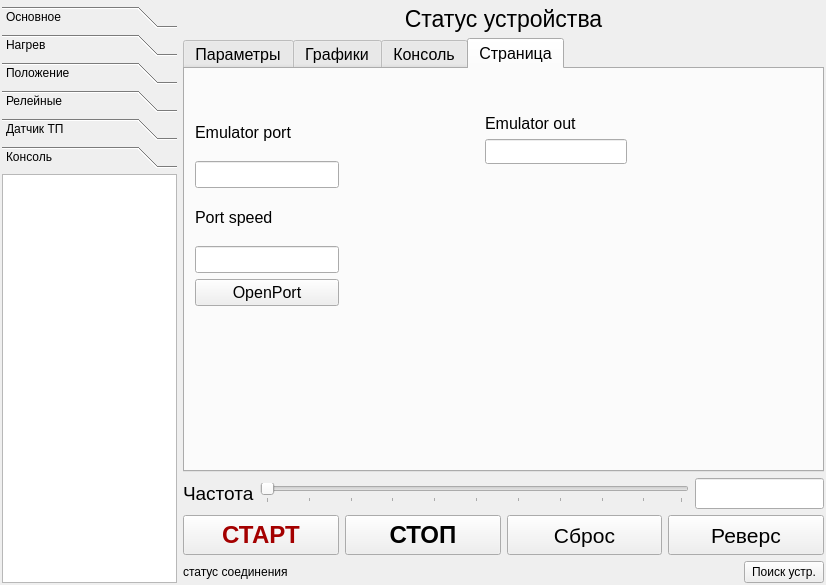
<?xml version="1.0" encoding="UTF-8"?>
<ui version="4.0">
 <class>Form</class>
 <widget class="QWidget" name="Form">
  <property name="geometry">
   <rect>
    <x>0</x>
    <y>0</y>
    <width>826</width>
    <height>585</height>
   </rect>
  </property>
  <property name="windowTitle">
   <string>Form</string>
  </property>
  <layout class="QHBoxLayout" name="horizontalLayout_5" stretch="30,100">
   <property name="sizeConstraint">
    <enum>QLayout::SetMinAndMaxSize</enum>
   </property>
   <property name="leftMargin">
    <number>2</number>
   </property>
   <property name="topMargin">
    <number>6</number>
   </property>
   <property name="rightMargin">
    <number>2</number>
   </property>
   <property name="bottomMargin">
    <number>2</number>
   </property>
   <item>
    <widget class="QToolBox" name="toolBox">
     <property name="maximumSize">
      <size>
       <width>175</width>
       <height>600</height>
      </size>
     </property>
     <property name="currentIndex">
      <number>5</number>
     </property>
     <widget class="QWidget" name="page_5">
      <property name="geometry">
       <rect>
        <x>0</x>
        <y>0</y>
        <width>175</width>
        <height>415</height>
       </rect>
      </property>
      <attribute name="label">
       <string>Основное</string>
      </attribute>
      <layout class="QVBoxLayout" name="verticalLayout_5">
       <item>
        <layout class="QVBoxLayout" name="verticalLayout_2">
         <item>
          <widget class="QLabel" name="label_2">
           <property name="font">
            <font>
             <pointsize>14</pointsize>
            </font>
           </property>
           <property name="text">
            <string>Частота</string>
           </property>
          </widget>
         </item>
         <item>
          <widget class="QLineEdit" name="lineEdit_freq">
           <property name="maximumSize">
            <size>
             <width>250</width>
             <height>100</height>
            </size>
           </property>
           <property name="font">
            <font>
             <pointsize>21</pointsize>
             <kerning>false</kerning>
            </font>
           </property>
           <property name="layoutDirection">
            <enum>Qt::LeftToRight</enum>
           </property>
           <property name="text">
            <string>0 А</string>
           </property>
           <property name="alignment">
            <set>Qt::AlignCenter</set>
           </property>
           <property name="readOnly">
            <bool>true</bool>
           </property>
          </widget>
         </item>
         <item>
          <widget class="QLabel" name="label">
           <property name="font">
            <font>
             <pointsize>14</pointsize>
            </font>
           </property>
           <property name="frameShadow">
            <enum>QFrame::Sunken</enum>
           </property>
           <property name="text">
            <string>Ток</string>
           </property>
           <property name="textFormat">
            <enum>Qt::PlainText</enum>
           </property>
          </widget>
         </item>
         <item>
          <widget class="QLineEdit" name="lineEdit_curr">
           <property name="font">
            <font>
             <pointsize>20</pointsize>
             <kerning>false</kerning>
            </font>
           </property>
           <property name="layoutDirection">
            <enum>Qt::LeftToRight</enum>
           </property>
           <property name="text">
            <string>0 А</string>
           </property>
           <property name="alignment">
            <set>Qt::AlignCenter</set>
           </property>
           <property name="readOnly">
            <bool>true</bool>
           </property>
          </widget>
         </item>
         <item>
          <widget class="QLabel" name="label_3">
           <property name="font">
            <font>
             <pointsize>14</pointsize>
            </font>
           </property>
           <property name="text">
            <string>Выход</string>
           </property>
          </widget>
         </item>
         <item>
          <widget class="QLineEdit" name="lineEdit_vout">
           <property name="font">
            <font>
             <pointsize>20</pointsize>
             <kerning>false</kerning>
            </font>
           </property>
           <property name="layoutDirection">
            <enum>Qt::LeftToRight</enum>
           </property>
           <property name="text">
            <string>0 А</string>
           </property>
           <property name="alignment">
            <set>Qt::AlignCenter</set>
           </property>
           <property name="readOnly">
            <bool>true</bool>
           </property>
          </widget>
         </item>
         <item>
          <widget class="QLabel" name="label_4">
           <property name="font">
            <font>
             <pointsize>14</pointsize>
            </font>
           </property>
           <property name="text">
            <string>Сеть</string>
           </property>
          </widget>
         </item>
         <item>
          <widget class="QLineEdit" name="lineEdit_vgrd">
           <property name="font">
            <font>
             <pointsize>20</pointsize>
             <kerning>false</kerning>
            </font>
           </property>
           <property name="layoutDirection">
            <enum>Qt::LeftToRight</enum>
           </property>
           <property name="text">
            <string>0 А</string>
           </property>
           <property name="alignment">
            <set>Qt::AlignCenter</set>
           </property>
           <property name="readOnly">
            <bool>true</bool>
           </property>
          </widget>
         </item>
         <item>
          <widget class="QLabel" name="label_5">
           <property name="font">
            <font>
             <pointsize>14</pointsize>
            </font>
           </property>
           <property name="text">
            <string>Шина</string>
           </property>
          </widget>
         </item>
         <item>
          <widget class="QLineEdit" name="lineEdit_vbus">
           <property name="font">
            <font>
             <pointsize>20</pointsize>
             <kerning>false</kerning>
            </font>
           </property>
           <property name="layoutDirection">
            <enum>Qt::LeftToRight</enum>
           </property>
           <property name="text">
            <string>0 А</string>
           </property>
           <property name="alignment">
            <set>Qt::AlignCenter</set>
           </property>
           <property name="readOnly">
            <bool>true</bool>
           </property>
          </widget>
         </item>
        </layout>
       </item>
      </layout>
     </widget>
     <widget class="QWidget" name="page_6">
      <property name="geometry">
       <rect>
        <x>0</x>
        <y>0</y>
        <width>175</width>
        <height>415</height>
       </rect>
      </property>
      <attribute name="label">
       <string>Нагрев</string>
      </attribute>
      <layout class="QVBoxLayout" name="verticalLayout_8">
       <item>
        <layout class="QVBoxLayout" name="verticalLayout_7">
         <item>
          <widget class="QLabel" name="label_16">
           <property name="font">
            <font>
             <pointsize>14</pointsize>
            </font>
           </property>
           <property name="text">
            <string>МПЧ</string>
           </property>
          </widget>
         </item>
         <item>
          <widget class="QLineEdit" name="lineEdit_tfrc">
           <property name="font">
            <font>
             <pointsize>20</pointsize>
             <kerning>false</kerning>
            </font>
           </property>
           <property name="layoutDirection">
            <enum>Qt::LeftToRight</enum>
           </property>
           <property name="text">
            <string>0 А</string>
           </property>
           <property name="alignment">
            <set>Qt::AlignCenter</set>
           </property>
           <property name="readOnly">
            <bool>true</bool>
           </property>
          </widget>
         </item>
         <item>
          <widget class="QLabel" name="label_22">
           <property name="font">
            <font>
             <pointsize>14</pointsize>
            </font>
           </property>
           <property name="text">
            <string>Мотор</string>
           </property>
          </widget>
         </item>
         <item>
          <widget class="QLineEdit" name="lineEdit_tmtr">
           <property name="font">
            <font>
             <pointsize>20</pointsize>
             <kerning>false</kerning>
            </font>
           </property>
           <property name="layoutDirection">
            <enum>Qt::LeftToRight</enum>
           </property>
           <property name="text">
            <string>0 А</string>
           </property>
           <property name="alignment">
            <set>Qt::AlignCenter</set>
           </property>
           <property name="readOnly">
            <bool>true</bool>
           </property>
          </widget>
         </item>
         <item>
          <widget class="QLabel" name="label_25">
           <property name="font">
            <font>
             <pointsize>14</pointsize>
            </font>
           </property>
           <property name="text">
            <string/>
           </property>
          </widget>
         </item>
         <item>
          <widget class="QLabel" name="label_24">
           <property name="font">
            <font>
             <pointsize>14</pointsize>
            </font>
           </property>
           <property name="text">
            <string/>
           </property>
          </widget>
         </item>
         <item>
          <widget class="QLabel" name="label_17">
           <property name="font">
            <font>
             <pointsize>14</pointsize>
            </font>
           </property>
           <property name="text">
            <string/>
           </property>
          </widget>
         </item>
         <item>
          <widget class="QLabel" name="label_21">
           <property name="font">
            <font>
             <pointsize>14</pointsize>
            </font>
           </property>
           <property name="text">
            <string/>
           </property>
          </widget>
         </item>
         <item>
          <widget class="QLabel" name="label_23">
           <property name="font">
            <font>
             <pointsize>14</pointsize>
            </font>
           </property>
           <property name="text">
            <string/>
           </property>
          </widget>
         </item>
        </layout>
       </item>
      </layout>
     </widget>
     <widget class="QWidget" name="page_7">
      <property name="geometry">
       <rect>
        <x>0</x>
        <y>0</y>
        <width>175</width>
        <height>415</height>
       </rect>
      </property>
      <attribute name="label">
       <string>Положение</string>
      </attribute>
      <layout class="QVBoxLayout" name="verticalLayout_9">
       <item>
        <layout class="QVBoxLayout" name="verticalLayout_4">
         <item>
          <widget class="QLabel" name="label_12">
           <property name="font">
            <font>
             <pointsize>14</pointsize>
            </font>
           </property>
           <property name="text">
            <string>Датчик 1 (Мотор)</string>
           </property>
          </widget>
         </item>
         <item>
          <widget class="QLineEdit" name="lineEdit_pmtr">
           <property name="font">
            <font>
             <pointsize>20</pointsize>
            </font>
           </property>
           <property name="layoutDirection">
            <enum>Qt::LeftToRight</enum>
           </property>
           <property name="text">
            <string>0 А</string>
           </property>
           <property name="alignment">
            <set>Qt::AlignCenter</set>
           </property>
           <property name="readOnly">
            <bool>true</bool>
           </property>
          </widget>
         </item>
         <item>
          <widget class="QLabel" name="label_15">
           <property name="font">
            <font>
             <pointsize>14</pointsize>
            </font>
           </property>
           <property name="text">
            <string>Датчик 2</string>
           </property>
          </widget>
         </item>
         <item>
          <widget class="QLineEdit" name="lineEdit_pext">
           <property name="font">
            <font>
             <pointsize>20</pointsize>
            </font>
           </property>
           <property name="layoutDirection">
            <enum>Qt::LeftToRight</enum>
           </property>
           <property name="text">
            <string>0 А</string>
           </property>
           <property name="alignment">
            <set>Qt::AlignCenter</set>
           </property>
           <property name="readOnly">
            <bool>true</bool>
           </property>
          </widget>
         </item>
         <item>
          <widget class="QLabel" name="label_20">
           <property name="font">
            <font>
             <pointsize>14</pointsize>
            </font>
           </property>
           <property name="text">
            <string/>
           </property>
          </widget>
         </item>
         <item>
          <widget class="QLabel" name="label_19">
           <property name="font">
            <font>
             <pointsize>14</pointsize>
            </font>
           </property>
           <property name="text">
            <string/>
           </property>
          </widget>
         </item>
         <item>
          <widget class="QLabel" name="label_14">
           <property name="font">
            <font>
             <pointsize>14</pointsize>
            </font>
           </property>
           <property name="text">
            <string/>
           </property>
          </widget>
         </item>
         <item>
          <widget class="QLabel" name="label_18">
           <property name="font">
            <font>
             <pointsize>14</pointsize>
            </font>
           </property>
           <property name="text">
            <string/>
           </property>
          </widget>
         </item>
        </layout>
       </item>
      </layout>
     </widget>
     <widget class="QWidget" name="page_Signals">
      <property name="geometry">
       <rect>
        <x>0</x>
        <y>0</y>
        <width>158</width>
        <height>418</height>
       </rect>
      </property>
      <attribute name="label">
       <string>Релейные</string>
      </attribute>
      <layout class="QVBoxLayout" name="verticalLayout_3">
       <item>
        <widget class="QTableWidget" name="tableWidget_2">
         <property name="minimumSize">
          <size>
           <width>0</width>
           <height>400</height>
          </size>
         </property>
         <property name="rowCount">
          <number>16</number>
         </property>
         <attribute name="horizontalHeaderMinimumSectionSize">
          <number>48</number>
         </attribute>
         <attribute name="horizontalHeaderDefaultSectionSize">
          <number>57</number>
         </attribute>
         <attribute name="verticalHeaderMinimumSectionSize">
          <number>20</number>
         </attribute>
         <attribute name="verticalHeaderDefaultSectionSize">
          <number>21</number>
         </attribute>
         <row>
          <property name="text">
           <string>1</string>
          </property>
         </row>
         <row>
          <property name="text">
           <string>2</string>
          </property>
         </row>
         <row>
          <property name="text">
           <string>3</string>
          </property>
         </row>
         <row>
          <property name="text">
           <string>4</string>
          </property>
         </row>
         <row>
          <property name="text">
           <string>5</string>
          </property>
         </row>
         <row>
          <property name="text">
           <string>6</string>
          </property>
         </row>
         <row>
          <property name="text">
           <string>7</string>
          </property>
         </row>
         <row>
          <property name="text">
           <string>8</string>
          </property>
         </row>
         <row>
          <property name="text">
           <string>9</string>
          </property>
         </row>
         <row>
          <property name="text">
           <string>10</string>
          </property>
         </row>
         <row>
          <property name="text">
           <string>11</string>
          </property>
         </row>
         <row>
          <property name="text">
           <string>12</string>
          </property>
         </row>
         <row>
          <property name="text">
           <string>13</string>
          </property>
         </row>
         <row>
          <property name="text">
           <string>14</string>
          </property>
         </row>
         <row>
          <property name="text">
           <string>16</string>
          </property>
         </row>
         <row>
          <property name="text">
           <string>17</string>
          </property>
         </row>
         <column>
          <property name="text">
           <string>Вход</string>
          </property>
         </column>
         <column>
          <property name="text">
           <string>Выход</string>
          </property>
         </column>
        </widget>
       </item>
      </layout>
     </widget>
     <widget class="QWidget" name="page_9">
      <property name="geometry">
       <rect>
        <x>0</x>
        <y>0</y>
        <width>175</width>
        <height>415</height>
       </rect>
      </property>
      <attribute name="label">
       <string>Датчик ТП</string>
      </attribute>
     </widget>
     <widget class="QWidget" name="page_8">
      <property name="geometry">
       <rect>
        <x>0</x>
        <y>0</y>
        <width>175</width>
        <height>415</height>
       </rect>
      </property>
      <attribute name="label">
       <string>Консоль</string>
      </attribute>
      <layout class="QHBoxLayout" name="horizontalLayout_6">
       <property name="leftMargin">
        <number>0</number>
       </property>
       <property name="topMargin">
        <number>0</number>
       </property>
       <property name="rightMargin">
        <number>0</number>
       </property>
       <property name="bottomMargin">
        <number>0</number>
       </property>
       <item>
        <widget class="QPlainTextEdit" name="plainTextEdit_consol"/>
       </item>
      </layout>
     </widget>
    </widget>
   </item>
   <item>
    <layout class="QVBoxLayout" name="verticalLayout" stretch="0,0,0,0,0">
     <item>
      <widget class="QLabel" name="label_DevStatus">
       <property name="font">
        <font>
         <pointsize>17</pointsize>
        </font>
       </property>
       <property name="text">
        <string>Статус устройства</string>
       </property>
       <property name="alignment">
        <set>Qt::AlignCenter</set>
       </property>
      </widget>
     </item>
     <item>
      <widget class="QTabWidget" name="tabWidget">
       <property name="font">
        <font>
         <pointsize>12</pointsize>
        </font>
       </property>
       <property name="currentIndex">
        <number>3</number>
       </property>
       <widget class="QWidget" name="tab_param">
        <attribute name="title">
         <string>Параметры</string>
        </attribute>
        <layout class="QHBoxLayout" name="horizontalLayout_7">
         <property name="leftMargin">
          <number>0</number>
         </property>
         <property name="topMargin">
          <number>0</number>
         </property>
         <property name="rightMargin">
          <number>0</number>
         </property>
         <property name="bottomMargin">
          <number>0</number>
         </property>
         <item>
          <widget class="QTableWidget" name="tableWidget">
           <property name="sizePolicy">
            <sizepolicy hsizetype="MinimumExpanding" vsizetype="Expanding">
             <horstretch>0</horstretch>
             <verstretch>0</verstretch>
            </sizepolicy>
           </property>
           <property name="minimumSize">
            <size>
             <width>450</width>
             <height>0</height>
            </size>
           </property>
           <property name="acceptDrops">
            <bool>false</bool>
           </property>
           <property name="layoutDirection">
            <enum>Qt::LeftToRight</enum>
           </property>
           <property name="autoFillBackground">
            <bool>false</bool>
           </property>
           <property name="sizeAdjustPolicy">
            <enum>QAbstractScrollArea::AdjustToContentsOnFirstShow</enum>
           </property>
           <property name="textElideMode">
            <enum>Qt::ElideRight</enum>
           </property>
           <property name="horizontalScrollMode">
            <enum>QAbstractItemView::ScrollPerPixel</enum>
           </property>
           <property name="wordWrap">
            <bool>true</bool>
           </property>
           <property name="rowCount">
            <number>10</number>
           </property>
           <property name="columnCount">
            <number>3</number>
           </property>
           <attribute name="horizontalHeaderCascadingSectionResizes">
            <bool>true</bool>
           </attribute>
           <attribute name="horizontalHeaderDefaultSectionSize">
            <number>150</number>
           </attribute>
           <attribute name="horizontalHeaderShowSortIndicator" stdset="0">
            <bool>true</bool>
           </attribute>
           <attribute name="horizontalHeaderStretchLastSection">
            <bool>true</bool>
           </attribute>
           <attribute name="verticalHeaderVisible">
            <bool>false</bool>
           </attribute>
           <attribute name="verticalHeaderCascadingSectionResizes">
            <bool>false</bool>
           </attribute>
           <attribute name="verticalHeaderDefaultSectionSize">
            <number>30</number>
           </attribute>
           <attribute name="verticalHeaderStretchLastSection">
            <bool>false</bool>
           </attribute>
           <row>
            <property name="text">
             <string>1</string>
            </property>
           </row>
           <row/>
           <row/>
           <row/>
           <row/>
           <row/>
           <row/>
           <row/>
           <row/>
           <row/>
           <column>
            <property name="text">
             <string>Параметр</string>
            </property>
            <property name="textAlignment">
             <set>AlignCenter</set>
            </property>
           </column>
           <column>
            <property name="text">
             <string>Знач.</string>
            </property>
            <property name="textAlignment">
             <set>AlignCenter</set>
            </property>
           </column>
           <column>
            <property name="text">
             <string>Управление</string>
            </property>
            <property name="textAlignment">
             <set>AlignCenter</set>
            </property>
           </column>
          </widget>
         </item>
        </layout>
       </widget>
       <widget class="QWidget" name="tab_Graf">
        <attribute name="title">
         <string>Графики</string>
        </attribute>
       </widget>
       <widget class="QWidget" name="tab_Consol">
        <property name="layoutDirection">
         <enum>Qt::LeftToRight</enum>
        </property>
        <attribute name="title">
         <string>Консоль</string>
        </attribute>
        <layout class="QHBoxLayout" name="horizontalLayout_2">
         <property name="leftMargin">
          <number>0</number>
         </property>
         <property name="topMargin">
          <number>0</number>
         </property>
         <property name="rightMargin">
          <number>0</number>
         </property>
         <property name="bottomMargin">
          <number>0</number>
         </property>
         <item>
          <widget class="QScrollArea" name="scrollArea_2">
           <property name="widgetResizable">
            <bool>true</bool>
           </property>
           <widget class="QWidget" name="scrollAreaWidgetContents_2">
            <property name="geometry">
             <rect>
              <x>0</x>
              <y>0</y>
              <width>631</width>
              <height>399</height>
             </rect>
            </property>
            <property name="layoutDirection">
             <enum>Qt::RightToLeft</enum>
            </property>
            <layout class="QHBoxLayout" name="horizontalLayout_3">
             <property name="leftMargin">
              <number>1</number>
             </property>
             <property name="topMargin">
              <number>1</number>
             </property>
             <property name="rightMargin">
              <number>1</number>
             </property>
             <property name="bottomMargin">
              <number>1</number>
             </property>
            </layout>
           </widget>
          </widget>
         </item>
        </layout>
       </widget>
       <widget class="QWidget" name="tab">
        <attribute name="title">
         <string>Страница</string>
        </attribute>
        <widget class="QWidget" name="layoutWidget">
         <property name="geometry">
          <rect>
           <x>10</x>
           <y>40</y>
           <width>144</width>
           <height>197</height>
          </rect>
         </property>
         <layout class="QVBoxLayout" name="verticalLayout_6">
          <item>
           <widget class="QLabel" name="label_6">
            <property name="text">
             <string>Emulator port</string>
            </property>
           </widget>
          </item>
          <item>
           <widget class="QLineEdit" name="lineEdit_EmuPort"/>
          </item>
          <item>
           <widget class="QLabel" name="label_7">
            <property name="text">
             <string>Port speed</string>
            </property>
           </widget>
          </item>
          <item>
           <widget class="QLineEdit" name="lineEdit_EmuSpeed"/>
          </item>
          <item>
           <widget class="QPushButton" name="pushButton_EmuPortOpen">
            <property name="text">
             <string>OpenPort</string>
            </property>
           </widget>
          </item>
         </layout>
        </widget>
        <widget class="QLineEdit" name="lineEdit_EmuOut">
         <property name="geometry">
          <rect>
           <x>300</x>
           <y>70</y>
           <width>142</width>
           <height>25</height>
          </rect>
         </property>
        </widget>
        <widget class="QLabel" name="label_8">
         <property name="geometry">
          <rect>
           <x>300</x>
           <y>40</y>
           <width>142</width>
           <height>29</height>
          </rect>
         </property>
         <property name="text">
          <string>Emulator out</string>
         </property>
        </widget>
       </widget>
      </widget>
     </item>
     <item>
      <layout class="QHBoxLayout" name="horizontalLayout_4" stretch="0,100,30">
       <item>
        <widget class="QLabel" name="label_statusbar_2">
         <property name="font">
          <font>
           <pointsize>14</pointsize>
          </font>
         </property>
         <property name="text">
          <string>Частота</string>
         </property>
        </widget>
       </item>
       <item>
        <widget class="QSlider" name="horizontalSlider">
         <property name="tabletTracking">
          <bool>false</bool>
         </property>
         <property name="autoFillBackground">
          <bool>false</bool>
         </property>
         <property name="inputMethodHints">
          <set>Qt::ImhNone</set>
         </property>
         <property name="orientation">
          <enum>Qt::Horizontal</enum>
         </property>
         <property name="invertedAppearance">
          <bool>false</bool>
         </property>
         <property name="invertedControls">
          <bool>false</bool>
         </property>
         <property name="tickPosition">
          <enum>QSlider::TicksBelow</enum>
         </property>
         <property name="tickInterval">
          <number>10</number>
         </property>
        </widget>
       </item>
       <item>
        <widget class="QLineEdit" name="lineEdit_freqref">
         <property name="font">
          <font>
           <pointsize>14</pointsize>
          </font>
         </property>
         <property name="autoFillBackground">
          <bool>false</bool>
         </property>
         <property name="text">
          <string>5</string>
         </property>
         <property name="echoMode">
          <enum>QLineEdit::NoEcho</enum>
         </property>
         <property name="alignment">
          <set>Qt::AlignCenter</set>
         </property>
         <property name="readOnly">
          <bool>false</bool>
         </property>
        </widget>
       </item>
      </layout>
     </item>
     <item>
      <layout class="QHBoxLayout" name="horizontalLayout_8">
       <item>
        <widget class="QPushButton" name="pushButton_Start">
         <property name="enabled">
          <bool>true</bool>
         </property>
         <property name="minimumSize">
          <size>
           <width>0</width>
           <height>40</height>
          </size>
         </property>
         <property name="palette">
          <palette>
           <active>
            <colorrole role="Text">
             <brush brushstyle="SolidPattern">
              <color alpha="255">
               <red>0</red>
               <green>0</green>
               <blue>0</blue>
              </color>
             </brush>
            </colorrole>
            <colorrole role="ButtonText">
             <brush brushstyle="SolidPattern">
              <color alpha="255">
               <red>164</red>
               <green>0</green>
               <blue>0</blue>
              </color>
             </brush>
            </colorrole>
            <colorrole role="PlaceholderText">
             <brush brushstyle="SolidPattern">
              <color alpha="128">
               <red>164</red>
               <green>0</green>
               <blue>0</blue>
              </color>
             </brush>
            </colorrole>
           </active>
           <inactive>
            <colorrole role="Text">
             <brush brushstyle="SolidPattern">
              <color alpha="255">
               <red>0</red>
               <green>0</green>
               <blue>0</blue>
              </color>
             </brush>
            </colorrole>
            <colorrole role="ButtonText">
             <brush brushstyle="SolidPattern">
              <color alpha="255">
               <red>164</red>
               <green>0</green>
               <blue>0</blue>
              </color>
             </brush>
            </colorrole>
            <colorrole role="PlaceholderText">
             <brush brushstyle="SolidPattern">
              <color alpha="128">
               <red>164</red>
               <green>0</green>
               <blue>0</blue>
              </color>
             </brush>
            </colorrole>
           </inactive>
           <disabled>
            <colorrole role="Text">
             <brush brushstyle="SolidPattern">
              <color alpha="255">
               <red>190</red>
               <green>190</green>
               <blue>190</blue>
              </color>
             </brush>
            </colorrole>
            <colorrole role="ButtonText">
             <brush brushstyle="SolidPattern">
              <color alpha="255">
               <red>190</red>
               <green>190</green>
               <blue>190</blue>
              </color>
             </brush>
            </colorrole>
            <colorrole role="PlaceholderText">
             <brush brushstyle="SolidPattern">
              <color alpha="128">
               <red>0</red>
               <green>0</green>
               <blue>0</blue>
              </color>
             </brush>
            </colorrole>
           </disabled>
          </palette>
         </property>
         <property name="font">
          <font>
           <pointsize>18</pointsize>
           <weight>75</weight>
           <bold>true</bold>
          </font>
         </property>
         <property name="text">
          <string>СТАРТ</string>
         </property>
        </widget>
       </item>
       <item>
        <widget class="QPushButton" name="pushButton_Stop">
         <property name="minimumSize">
          <size>
           <width>0</width>
           <height>40</height>
          </size>
         </property>
         <property name="font">
          <font>
           <pointsize>18</pointsize>
           <weight>75</weight>
           <bold>true</bold>
          </font>
         </property>
         <property name="text">
          <string>СТОП</string>
         </property>
        </widget>
       </item>
       <item>
        <widget class="QPushButton" name="pushButton_Reset">
         <property name="minimumSize">
          <size>
           <width>0</width>
           <height>40</height>
          </size>
         </property>
         <property name="font">
          <font>
           <pointsize>16</pointsize>
          </font>
         </property>
         <property name="text">
          <string>Сброс</string>
         </property>
        </widget>
       </item>
       <item>
        <widget class="QPushButton" name="pushButton_Revers">
         <property name="minimumSize">
          <size>
           <width>0</width>
           <height>40</height>
          </size>
         </property>
         <property name="font">
          <font>
           <pointsize>16</pointsize>
          </font>
         </property>
         <property name="text">
          <string>Реверс</string>
         </property>
        </widget>
       </item>
      </layout>
     </item>
     <item>
      <layout class="QHBoxLayout" name="horizontalLayout" stretch="100,10">
       <item>
        <widget class="QLabel" name="label_statusbar">
         <property name="text">
          <string>статус соединения</string>
         </property>
        </widget>
       </item>
       <item>
        <widget class="QPushButton" name="pushButton_Scan">
         <property name="text">
          <string>Поиск устр.</string>
         </property>
        </widget>
       </item>
      </layout>
     </item>
    </layout>
   </item>
  </layout>
 </widget>
 <resources/>
 <connections/>
</ui>
